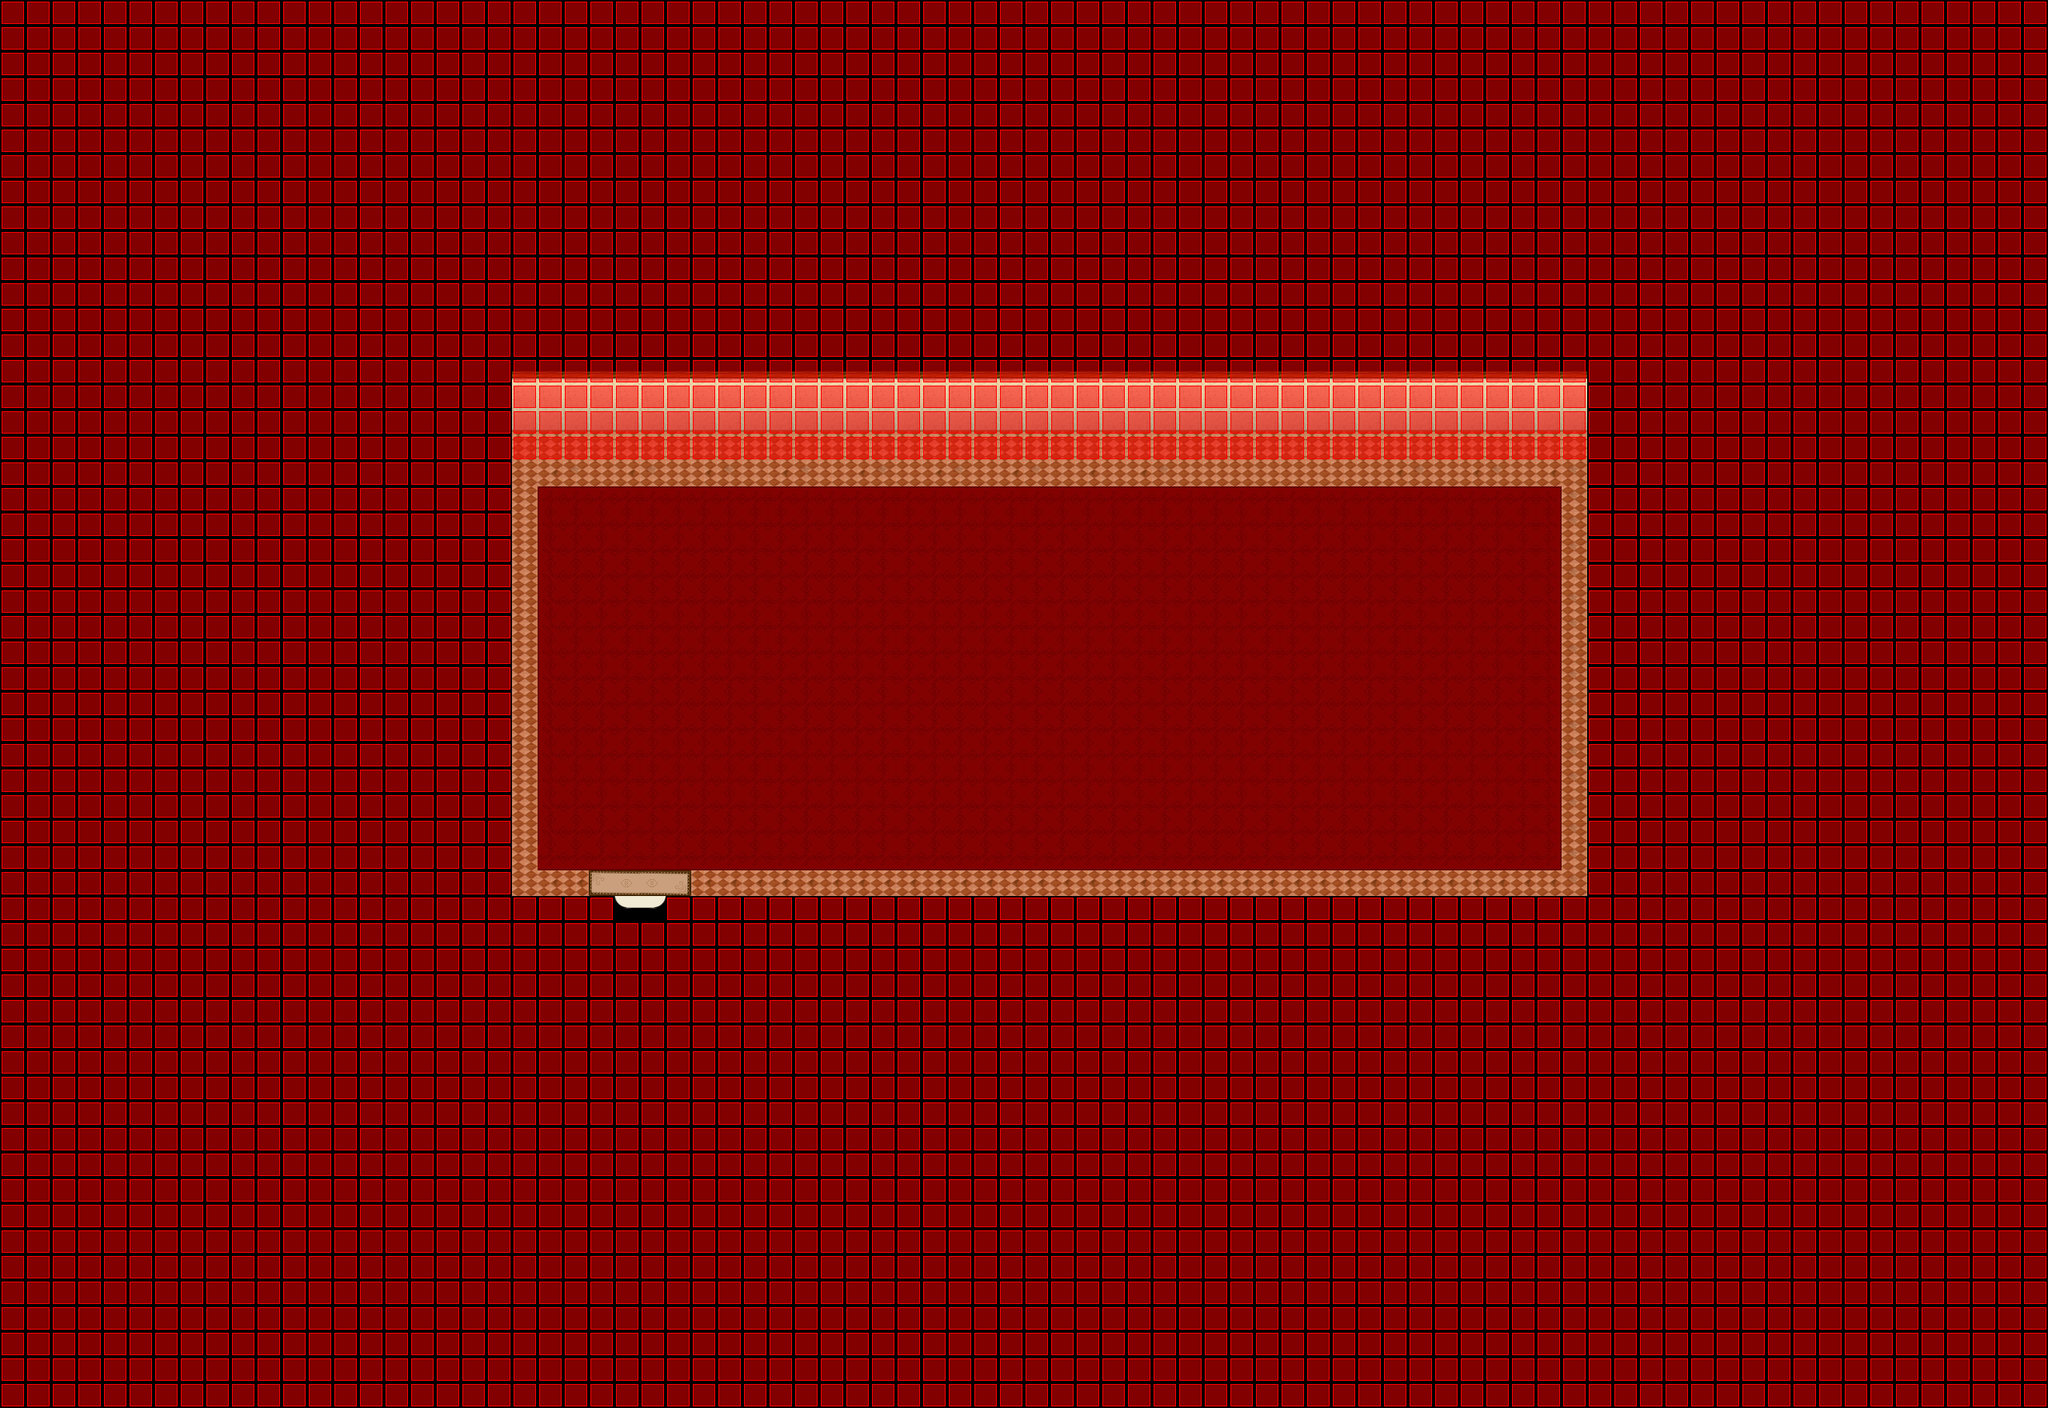

Rendered tile map (Tiled .tmx) drawn with the repository's tilesets; below, a short description and the map source with its tile grids summarised:
An orthogonal 80x55 tile map with 32x32 px tiles, 5 tile layers (Ground, Ground, Fringe, Over, ...), 7 tilesets and 1 object (SCRIPT).

<map version="1.0" orientation="orthogonal" width="80" height="55" tilewidth="32" tileheight="32">
  <properties>
    <property name="music" value="inside2.ogg" />
  </properties>
  <tileset firstgid="1" name="collision1_32_32" tilewidth="32" tileheight="32">
    <image source="../graphics/tiles/collision1_32_32.png" />
  </tileset>
  <tileset firstgid="1025" name="indoor3_32_32" tilewidth="32" tileheight="32">
    <image source="../graphics/tiles/indoor3_32_32.png" />
  </tileset>
  <tileset firstgid="2049" name="indoor2_32_32" tilewidth="32" tileheight="32">
    <image source="../graphics/tiles/indoor2_32_32.png" />
  </tileset>
  <tileset firstgid="3073" name="indoor1_32_64" tilewidth="32" tileheight="64">
    <image source="../graphics/tiles/indoor1_32_64.png" />
  </tileset>
  <tileset firstgid="3585" name="indoor1_32_96" tilewidth="32" tileheight="96">
    <image source="../graphics/tiles/indoor1_32_96.png" />
  </tileset>
  <tileset firstgid="3905" name="indoor2_32_64" tilewidth="32" tileheight="64">
    <image source="../graphics/tiles/indoor2_32_64.png" />
  </tileset>
  <tileset firstgid="4417" name="indoor2_32_96" tilewidth="32" tileheight="96">
    <image source="../graphics/tiles/indoor2_32_96.png" />
  </tileset>
  <layer name="Ground" width="80" height="55">
    <data>[4400 cells, 4400 non-empty, 17 distinct tile ids]</data>
  </layer>
  <layer name="Ground" width="80" height="55">
    <data>[4400 cells, 126 non-empty, 3 distinct tile ids]</data>
  </layer>
  <layer name="Fringe" width="80" height="55">
    <data>[4400 cells, 0 non-empty, 0 distinct tile ids]</data>
  </layer>
  <layer name="Over" width="80" height="55">
    <data>[4400 cells, 0 non-empty, 0 distinct tile ids]</data>
  </layer>
  <layer name="Collision" width="80" height="55">
    <data>[4400 cells, 3684 non-empty, 1 distinct tile ids]</data>
  </layer>
  <objectgroup name="Object" width="80" height="55" x="0" y="0">
    <object name="External Map Events" type="SCRIPT" x="0" y="0" width="0" height="0">
      <properties>
        <property name="FILENAME" value="scripts/maps/monument-of-bugfixer-house04-o00-o00-o00.lua" />
      </properties>
    </object>
  </objectgroup>
</map>
